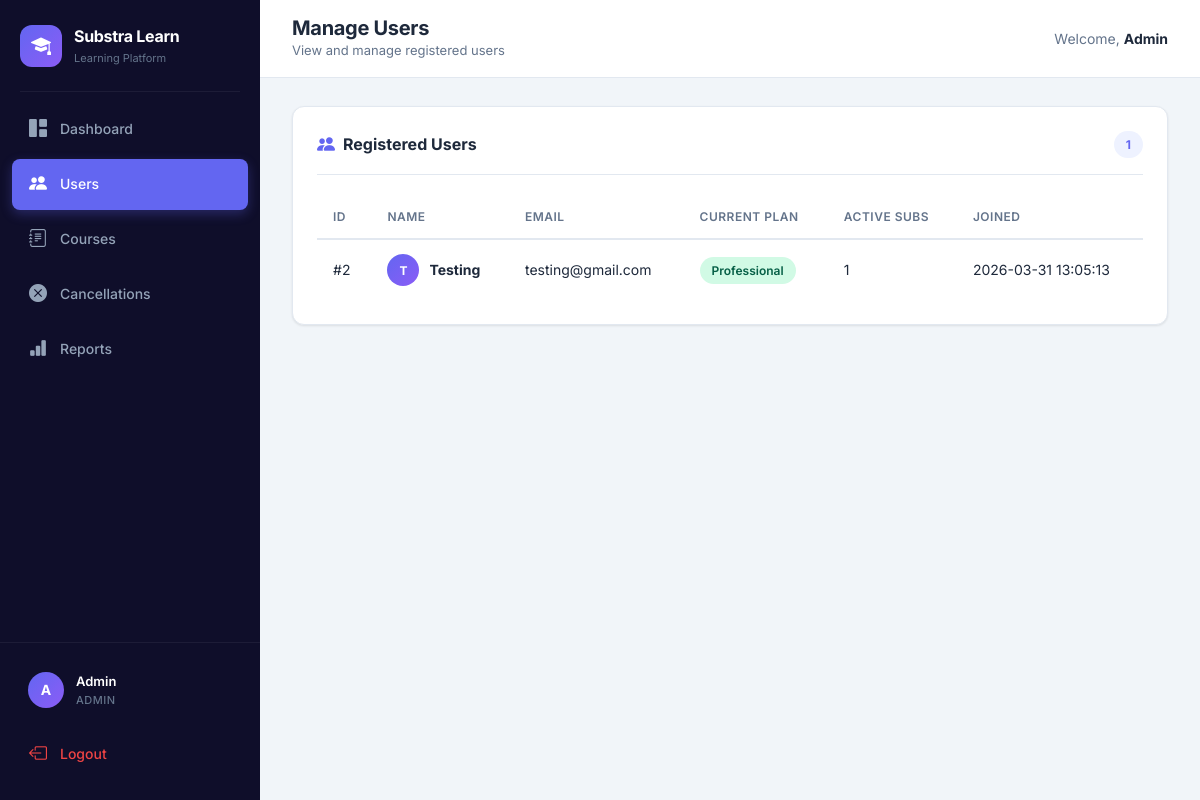
Page /admin/users (signed in) on the committed database.
### tables this page shows
CREATE TABLE users (
    id INTEGER PRIMARY KEY AUTOINCREMENT,
    name TEXT NOT NULL,
    email TEXT UNIQUE NOT NULL,
    password TEXT NOT NULL,
    role TEXT DEFAULT 'user',
    created_at TEXT DEFAULT (datetime('now'))
);

### app.py (the view)
@app.route('/admin/users')
@admin_required
def admin_users():
    conn = get_db()
    users = conn.execute("""
        SELECT u.*,
               (SELECT COUNT(*) FROM subscriptions WHERE user_id=u.id AND status='active') as active_subs,
               (SELECT p.name FROM subscriptions s JOIN plans p ON s.plan_id=p.id
                WHERE s.user_id=u.id AND s.status='active' ORDER BY s.id DESC LIMIT 1) as current_plan
        FROM users u WHERE u.role='user'
        ORDER BY u.id DESC
    """).fetchall()
    conn.close()
    return render_template('admin_users.html', users=users)

### app.py (called while the page is built)
def get_db():
    conn = sqlite3.connect('database.db')
    conn.row_factory = sqlite3.Row
    return conn

def admin_required(func):
    @wraps(func)
    def wrapper(*args, **kwargs):
        if "user_id" not in session or session.get("role") != "admin":
            flash("Access denied", "danger")
            return redirect("/login")
        return func(*args, **kwargs)
    return wrapper

### templates/admin_users.html
{% extends "base.html" %}
{% block page_title %}Manage Users{% endblock %}
{% block page_subtitle %}View and manage registered users{% endblock %}
{% block content %}
<div class="content-card">
    <div class="card-header-custom">
        <h2 class="card-title"><i class="bi bi-people-fill"></i> Registered Users</h2>
        <span class="badge-count">{{ users|length }}</span>
    </div>
    {% if users %}
    <div class="table-wrapper">
        <table class="table-custom">
            <thead>
                <tr>
                    <th>ID</th>
                    <th>Name</th>
                    <th>Email</th>
                    <th>Current Plan</th>
                    <th>Active Subs</th>
                    <th>Joined</th>
                </tr>
            </thead>
            <tbody>
                {% for u in users %}
                <tr>
                    <td>#{{ u['id'] }}</td>
                    <td>
                        <div class="user-cell">
                            <div class="user-avatar-sm">{{ u['name'][0]|upper }}</div>
                            <strong>{{ u['name'] }}</strong>
                        </div>
                    </td>
                    <td>{{ u['email'] }}</td>
                    <td>
                        {% if u['current_plan'] %}
                            <span class="badge-status badge-active">{{ u['current_plan'] }}</span>
                        {% else %}
                            <span class="text-muted-custom">No plan</span>
                        {% endif %}
                    </td>
                    <td>{{ u['active_subs'] }}</td>
                    <td>{{ u['created_at'] or '—' }}</td>
                </tr>
                {% endfor %}
            </tbody>
        </table>
    </div>
    {% else %}
    <div class="empty-state">
        <div class="empty-icon"><i class="bi bi-people"></i></div>
        <h3>No Users Yet</h3>
        <p>No users have registered on the platform yet.</p>
    </div>
    {% endif %}
</div>
{% endblock %}

### static/style.css (style rules this page uses)
:root { --primary: #6366F1; --primary-dark: #4F46E5; --primary-light: #A5B4FC; --primary-bg: #EEF2FF; --secondary: #8B5CF6; --success: #10B981; --success-bg: #D1FAE5; --warning: #F59E0B; --warning-bg: #FEF3C7; --danger: #EF4444; --danger-bg: #FEE2E2; --info: #06B6D4; --info-bg: #CFFAFE; --dark: #0F172A; --sidebar-bg: #0F0E2A; --sidebar-hover: #1E1B4B; --sidebar-active: #6366F1; --bg: #F1F5F9; --card: #FFFFFF; --text: #1E293B; --text-muted: #64748B; --border: #E2E8F0; --radius: 12px; --radius-sm: 8px; --radius-lg: 16px; --shadow: 0 1px 3px rgba(0,0,0,0.06), 0 1px 2px rgba(0,0,0,0.04); --shadow-md: 0 4px 6px rgba(0,0,0,0.05), 0 2px 4px rgba(0,0,0,0.03); --shadow-lg: 0 10px 25px rgba(0,0,0,0.08), 0 4px 10px rgba(0,0,0,0.04); --transition: all 0.2s ease; --sidebar-width: 260px; }
* { margin: 0; padding: 0; box-sizing: border-box; }
body { font-family: 'Inter', -apple-system, BlinkMacSystemFont, 'Segoe UI', sans-serif; background: var(--bg); color: var(--text); line-height: 1.6; -webkit-font-smoothing: antialiased; }
.content-card { background: var(--card); border-radius: var(--radius); padding: 24px; box-shadow: var(--shadow); border: 1px solid var(--border); margin-bottom: 0; }
.card-header-custom { display: flex; align-items: center; justify-content: space-between; margin-bottom: 20px; padding-bottom: 16px; border-bottom: 1px solid var(--border); }
.card-title { font-size: 16px; font-weight: 700; color: var(--text); display: flex; align-items: center; gap: 8px; margin: 0; }
.card-title i { color: var(--primary); font-size: 18px; }
.badge-count { background: var(--primary-bg); color: var(--primary); font-size: 12px; font-weight: 700; padding: 4px 12px; border-radius: 20px; }
.table-wrapper { overflow-x: auto; }
.table-custom { width: 100%; border-collapse: collapse; }
.table-custom thead th { padding: 12px 16px; font-size: 12px; font-weight: 600; color: var(--text-muted); text-transform: uppercase; letter-spacing: 0.5px; border-bottom: 2px solid var(--border); text-align: left; white-space: nowrap; }
.table-custom tbody td { padding: 14px 16px; font-size: 14px; border-bottom: 1px solid var(--border); color: var(--text); vertical-align: middle; }
.table-custom tbody tr { transition: var(--transition); }
.table-custom tbody tr:last-child td { border-bottom: none; }
.badge-status { display: inline-flex; align-items: center; padding: 4px 12px; border-radius: 20px; font-size: 12px; font-weight: 600; white-space: nowrap; }
.badge-active { background: var(--success-bg); color: #065F46; }
.user-cell { display: flex; align-items: center; gap: 10px; }
.user-avatar-sm { width: 32px; height: 32px; background: linear-gradient(135deg, var(--primary), var(--secondary)); border-radius: 50%; display: flex; align-items: center; justify-content: center; color: white; font-weight: 700; font-size: 12px; flex-shrink: 0; }

### rows in the picture
users: id "2", name "T", name "Testing", email "testing@gmail.com", current_plan "Professional", active_subs "1", created_at "2026-03-31 13:05:13"

### other values in the picture
{{ session.get('user_name', 'U')[0]|upper }} "A"
{{ session.get('user_name') }} "Admin"
{{ session.get('role')|upper }} "ADMIN"
{{ users|length }} "1"
